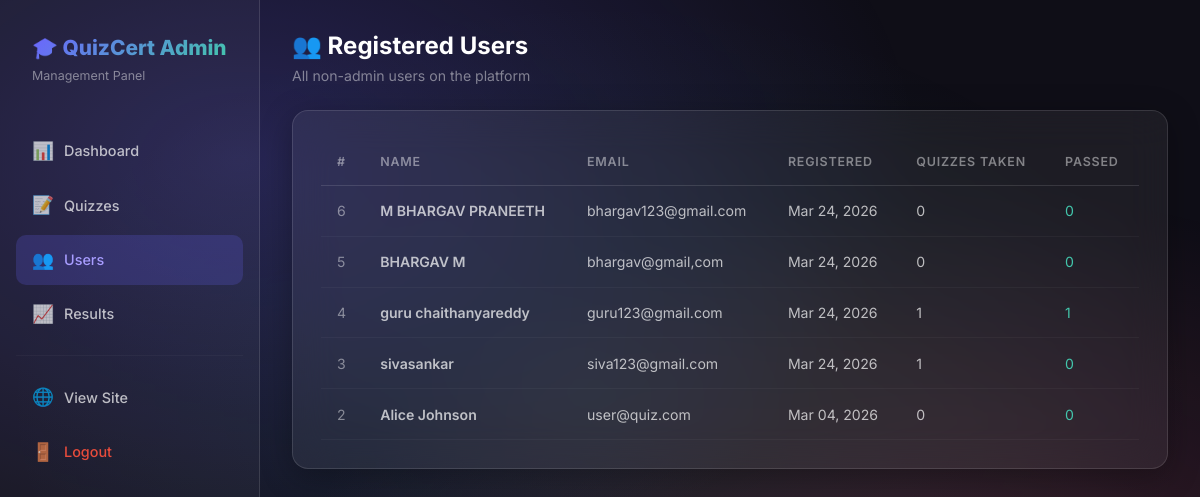
Page /admin/users (signed in) on the committed database.
### app.py (models this page shows)
class User(db.Model):
    __tablename__ = 'users'
    id       = db.Column(db.Integer, primary_key=True)
    name     = db.Column(db.String(120), nullable=False)
    email    = db.Column(db.String(200), unique=True, nullable=False)
    password = db.Column(db.String(256), nullable=False)
    is_admin = db.Column(db.Boolean, default=False)
    created_at = db.Column(db.DateTime, default=datetime.datetime.utcnow)
    results  = db.relationship('Result', backref='user', lazy=True)

### app.py (the view)
@app.route('/admin/users')
@admin_required
def admin_users():
    users = User.query.filter_by(is_admin=False).order_by(User.created_at.desc()).all()
    return render_template('admin/users.html', users=users)

### app.py (called while the page is built)
def admin_required(f):
    from functools import wraps
    @wraps(f)
    def decorated(*args, **kwargs):
        if 'user_id' not in session:
            return redirect(url_for('admin_login'))
        user = db.session.get(User, session['user_id'])
        if not user or not user.is_admin:
            abort(403)
        return f(*args, **kwargs)
    return decorated

def current_user():
    if 'user_id' in session:
        return db.session.get(User, session['user_id'])
    return None

@app.context_processor
def inject_user():
    return dict(current_user=current_user())

### templates/admin/users.html (shortened to what this page needs)
{% extends 'admin/base.html' %}
{% block content %}
<div class="mb-4">
    <h1 class="section-title">👥 Registered Users</h1>
    <p class="section-subtitle">All non-admin users on the platform</p>
</div>
<div class="glass-card admin-card">
    <div style="overflow-x:auto;">
        <table class="admin-table">
            <thead>
                <tr>
                    <th>#</th>
                    <th>Name</th>
                    <th>Email</th>
                    <th>Registered</th>
                    <th>Quizzes Taken</th>
                    <th>Passed</th>
                </tr>
            </thead>
            <tbody>
                {% for user in users %}
                <tr>
                    <td style="color:var(--text-muted);">{{ user.id }}</td>
                    <td style="font-weight:600;">{{ user.name }}</td>
                    <td style="color:var(--text-secondary);">{{ user.email }}</td>
                    <td style="white-space:nowrap;">{{ user.created_at.strftime('%b %d, %Y') }}</td>
                    <td>{{ user.results|length }}</td>
                    <td style="color:var(--accent);">{{ user.results|selectattr('passed')|list|length }}</td>
                </tr>
                {% else %}
                <tr>
                    <td colspan="6" style="text-align:center; color:var(--text-muted); padding:2rem;">
                        No users registered yet.
                    </td>
                </tr>
                {% endfor %}
            </tbody>
        </table>
    </div>
</div>
{% endblock %}

### static/css/style.css (style rules this page uses)
:root { --primary: #6C63FF; --primary-dark: #574fd6; --primary-light: #a89dff; --secondary: #FF6584; --accent: #43C6AC; --success: #28a745; --danger: #e74c3c; --warning: #f39c12; --dark: #0f0e17; --dark-2: #1a1a2e; --dark-3: #16213e; --card-bg: rgba(255,255,255,0.06); --card-border: rgba(255,255,255,0.12); --text-primary: #ffffff; --text-secondary: rgba(255,255,255,0.7); --text-muted: rgba(255,255,255,0.45); --radius: 16px; --radius-sm: 10px; --shadow: 0 8px 32px rgba(0,0,0,0.3); --shadow-lg: 0 20px 60px rgba(0,0,0,0.5); --transition: all 0.3s cubic-bezier(0.4, 0, 0.2, 1); }
*, *::before, *::after { box-sizing: border-box; margin: 0; padding: 0; }
body { font-family: 'Inter', sans-serif; background: var(--dark); color: var(--text-primary); min-height: 100vh; overflow-x: hidden; }
body::before { content: ''; position: fixed; inset: 0; background: radial-gradient(ellipse at 20% 20%, rgba(108,99,255,0.25) 0%, transparent 50%), radial-gradient(ellipse at 80% 80%, rgba(255,101,132,0.18) 0%, transparent 50%), radial-gradient(ellipse at 50% 50%, rgba(67,198,172,0.1) 0%, transparent 70%); pointer-events: none; z-index: 0; }
.glass-card { background: var(--card-bg); backdrop-filter: blur(20px); border: 1px solid var(--card-border); border-radius: var(--radius); box-shadow: var(--shadow); transition: var(--transition); }
.admin-card { padding: 1.75rem; margin-bottom: 1.5rem; }
.admin-table { width: 100%; border-collapse: collapse; }
.admin-table th { padding: 0.85rem 1rem; text-align: left; font-size: 0.78rem; font-weight: 600; color: var(--text-muted); text-transform: uppercase; letter-spacing: 0.8px; border-bottom: 1px solid var(--card-border); white-space: nowrap; }
.admin-table td { padding: 0.9rem 1rem; border-bottom: 1px solid rgba(255,255,255,0.04); font-size: 0.88rem; color: var(--text-secondary); vertical-align: middle; }
.section-title { font-size: 1.5rem; font-weight: 700; margin-bottom: 0.25rem; }
.section-subtitle { color: var(--text-muted); font-size: 0.88rem; margin-bottom: 1.5rem; }

### rows in the picture
User: id "6", name "M BHARGAV PRANEETH", email "bhargav123@gmail.com", created_at "Mar 24, 2026", results|length "0", results|selectattr "0"
User: id "5", name "BHARGAV M", email "bhargav@gmail,com", created_at "Mar 24, 2026", results|length "0", results|selectattr "0"
User: id "4", name "guru chaithanyareddy", email "guru123@gmail.com", created_at "Mar 24, 2026", results|length "1", results|selectattr "1"
User: id "3", name "sivasankar", email "siva123@gmail.com", created_at "Mar 24, 2026", results|length "1", results|selectattr "0"
User: id "2", name "Alice Johnson", email "user@quiz.com", created_at "Mar 04, 2026", results|length "0", results|selectattr "0"
